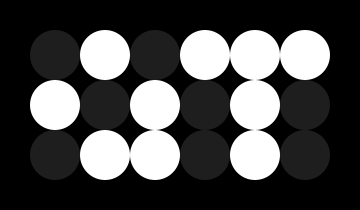
Frame 1 (no input)
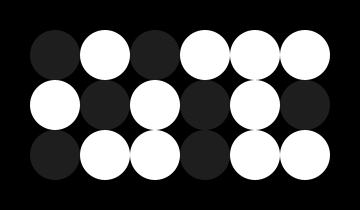
Frame 60 (the mouse pressed at the canvas centre just before this capture)
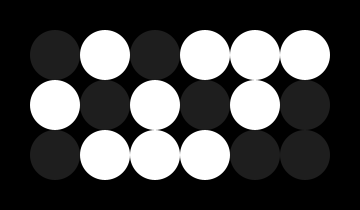
Frame 120 (the mouse held since frame 60 and released just before this capture)

The Processing sketch that drew these frames (run headless with seeded random() and noise(); from frame 60 on, the mouse is pressed at the canvas centre):

// Processing sketch: binary
// ── binary.pde
int on_colour = 255;
int off_colour = 30;
int back_colour = 0;

void setup() {
        size(360, 210);
        smooth();
        noStroke();
}

void draw() {
        background(back_colour);
        int hours = int(binary(hour()));
        int mins = int(binary(minute()));
        int secs = int(binary(second()));

        String bin_time_str = nf(hours,6)+nf(mins,6)+nf(secs,6);

        int i=0;
        for(int row=0; row<3; row++) {
                for(int col=0; col<6; col++) {
                        if (bin_time_str.charAt(i) == '1') {
                                fill(on_colour);
                        } else {
                                fill(off_colour);
                        }
                        ellipse(55+50*col, 55+50*row, 50, 50);
                        i++;
                }
        }
}
